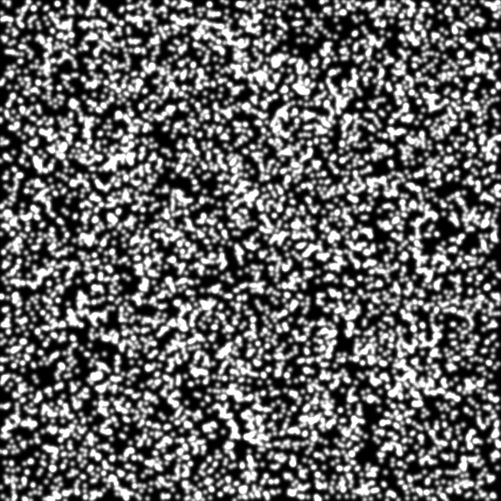
#> input picture images/comp/compression_0.jpg, 1001 x 1001 px (shown at 1/2 size)
$ python -i build_images_assets.py   (imports and definitions only)
#> lines starting #> are read from the running program, lines starting #| are printed output that depends on the picture
#> further down, picture is the input picture: shape (1001, 1001); min 0, max 255, mean 100.6
"""Build the gif/figure assets for docs/tutorials/01_images_and_masks.rst.

Generates:
- quad_deformation.gif — u / rotation / dv/dy / shear, each looping seamlessly
  forever, from four small dedicated Speckle series (kept separate from
  images/shear so regenerating this thumbnail never touches the canonical
  tutorial dataset).
- mask_local_vs_global.png — static comparison of a local mask (patch shape
  around a subset centre) vs a global mask (binary image-space region).

Each `quad_deformation.gif` panel is rendered frame-by-frame: every frame is
its own tiny ``Speckle(scale_cfg={"n": 2})`` instance (image 0 = undeformed
reference, image 1 = the fully-scaled deformation for that instant), built
with the same RNG seed every time so every frame starts from the identical
base speckle point cloud. `Speckle` renders each output image directly from
that one fixed reference cloud rather than chaining frame-to-frame (see
`src/speckle.rs::solve` — `compute_displaced` always takes the same
`positions` view), so a deformation value that returns to its starting value
reproduces the starting frame exactly, which is what makes each panel loop
with no visible seam or snap-back.
"""
import os
import sys

import numpy as np
import matplotlib.pyplot as plt

sys.path.insert(0, os.path.dirname(__file__))
from common import REPO_ROOT, GIF_DIR, IMG_DIR, fig_to_rgba, save_gif, save_png, load_downsampled

sys.path.insert(0, REPO_ROOT)
import geopyv_dev as gp

QUAD_DIR = "/tmp/geopyv_docs_quad_speckle"
QUAD_SIZE = 400
DISPLAY_SIZE = 180           # panel thumbnail size after downsampling
CANVAS = 1.9
DPI = 130                    # -> crisp panel titles/labels
N_FRAMES = 32

# Tuned so rendered coverage (~67% of pixels above a mid-grey threshold)
# visually matches the canonical images/shear series at this canvas size —
# naive linear scaling of images/shear's own (speckle_size=10,
# speckle_number=7000 @ 1001x1001) undershoots badly, since coverage grows
# roughly with speckle_size**2, not linearly.
SPECKLE_NUMBER = 2400
SPECKLE_SIZE = 7.0

SEED = 7
ROT_MAX = 2 * np.pi   # one full turn per loop
DVDY_MAX = 0.08
SHEAR_MAX = 0.06


# [21 lines left out: function _render_frame_raw, not called in this run]


def _downsample_blur(arr, size=DISPLAY_SIZE, blur=0.5):
#> called with size = 180, blur = 0.5
    from PIL import Image as _PILImage, ImageFilter
    img = _PILImage.fromarray(arr).resize((size, size), _PILImage.LANCZOS)
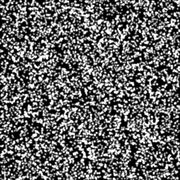
#> img: PIL image 180x180 L; min 0, max 255, mean 100.2
    if blur:
        img = img.filter(ImageFilter.GaussianBlur(radius=blur))
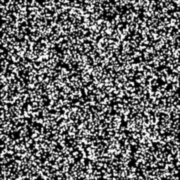
#> img: PIL image 180x180 L; min 0, max 252, mean 100.2
    return np.array(img)


def _render_frame(name, comp, angle=None):
    return _downsample_blur(_render_frame_raw(name, comp, angle=angle))


# [118 lines left out: functions _u_frames, _rot_frames, _dvdy_frames, _shear_frames, build_quad_gif, build_mask_comparison, not called in this run]


# [3 lines not run here, left out]

>>> import cv2
>>> picture = cv2.imread('../../images/comp/compression_0.jpg', cv2.IMREAD_GRAYSCALE)
>>> result = _downsample_blur(picture)
